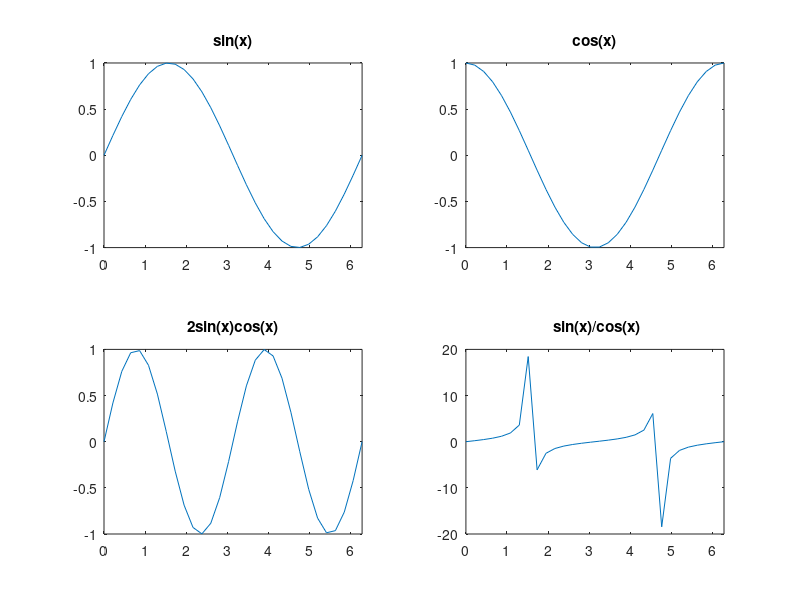

Write the MATLAB code that produced this figure.
x = linspace(0,2*pi,30);
y = sin(x);
z = cos(x);
a = 2*sin(x).*cos(x);
b = sin(x)./(cos(x)+eps);
figure(12)
subplot(221)
plot(x,y),axis([0 2*pi -1 1]), title('sin(x)')
subplot(222)
plot(x,z),axis([0 2*pi -1 1]), title('cos(x)')
subplot(223)
plot(x,a),axis([0 2*pi -1 1]), title('2sin(x)cos(x)')
subplot(224)
plot(x,b),axis([0 2*pi -20 20]), title(' sin(x)/cos(x)')